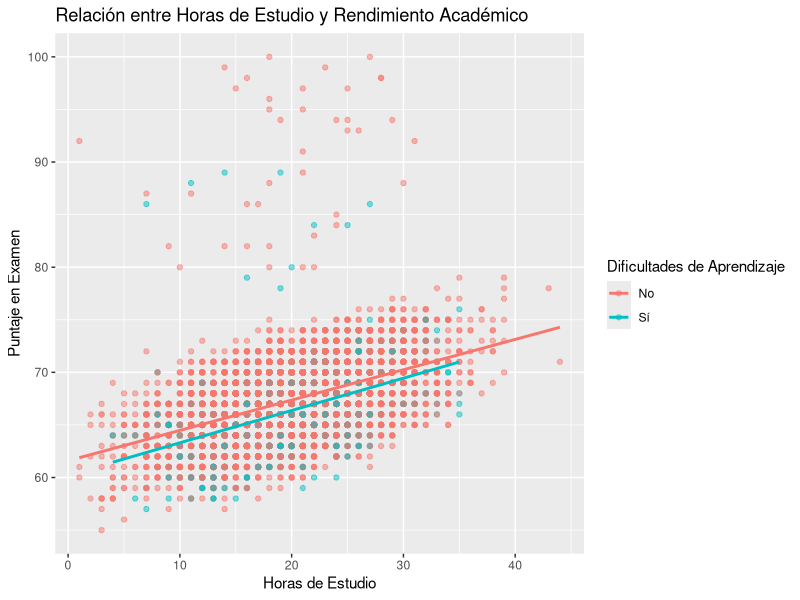
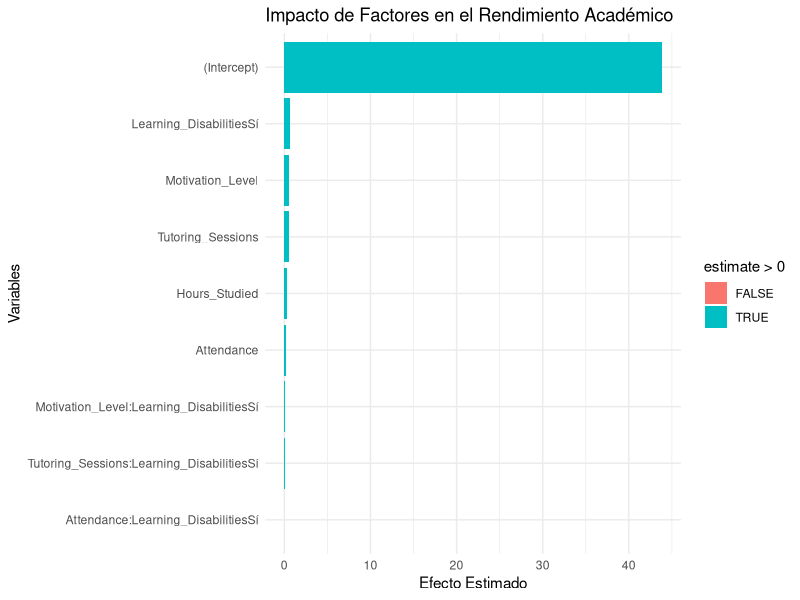
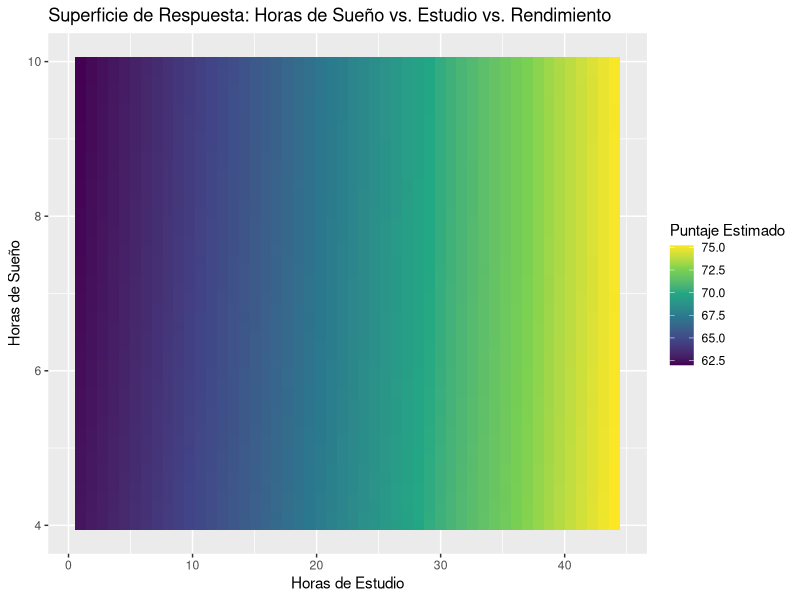
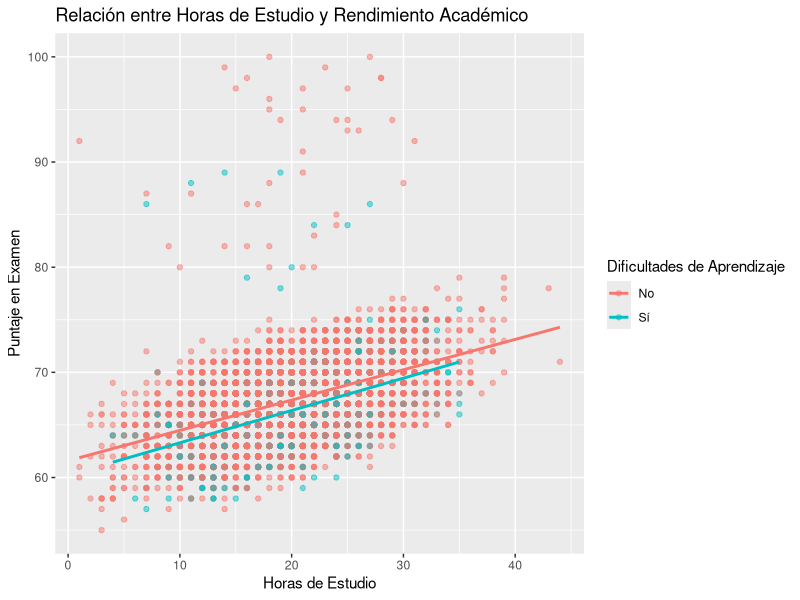
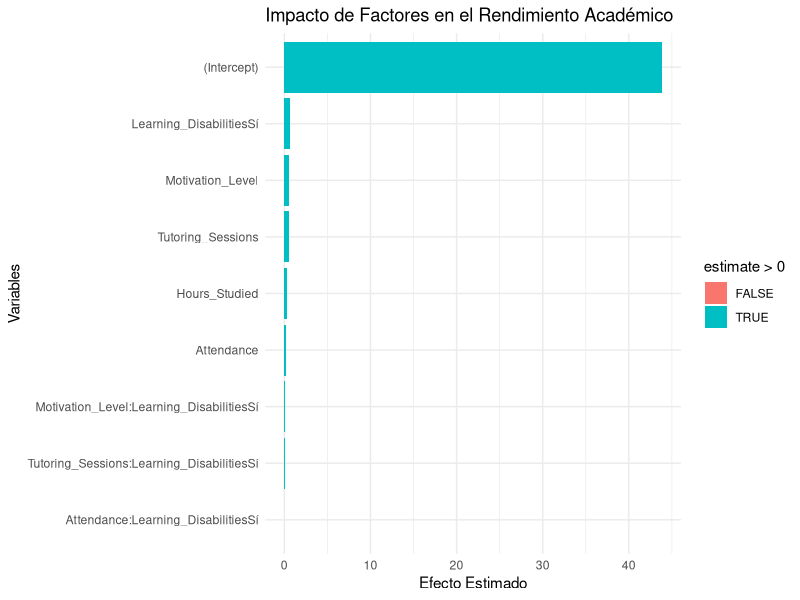
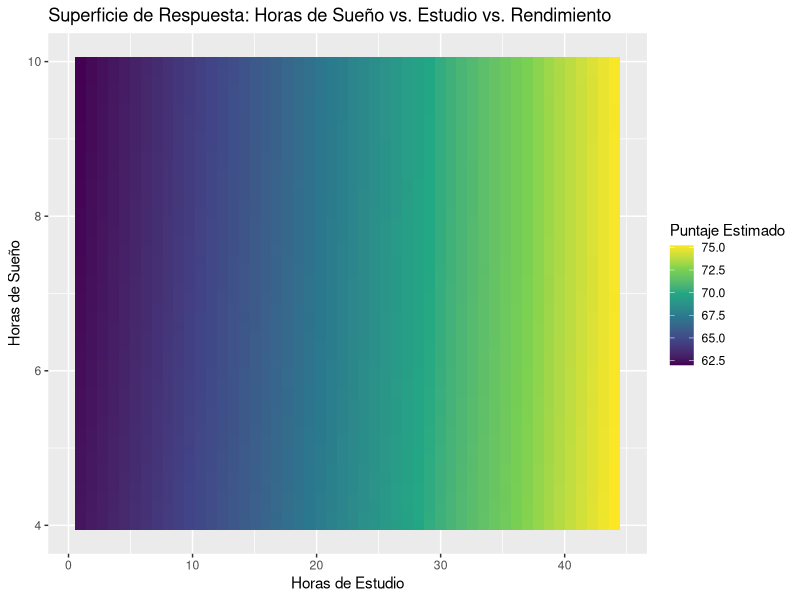

R code for these plots, in order:
## ---- chunk 1
# Cargar datos limpiados
df <- read.csv("data/df_cleaned.csv")

## ---- chunk 2
library(ggplot2)
library(dplyr)
library(lme4)

# Crear directorio para guardar imágenes
if (!dir.exists("individual_JoseMedina_files")) {
  dir.create("individual_JoseMedina_files")
}

# Ajustar modelo de regresión con interacción
modelo_interaccion <- lm(Exam_Score ~ Hours_Studied * Learning_Disabilities, data=df)
summary(modelo_interaccion)

# Modificar la variable para que en lugar de 0 y 1, muestre "No" y "Sí"
df$Learning_Disabilities <- factor(df$Learning_Disabilities, levels = c(0, 1), labels = c("No", "Sí"))

# Guardar y mostrar gráfico de interacción con etiquetas personalizadas
p1 <- ggplot(df, aes(x=Hours_Studied, y=Exam_Score, color=Learning_Disabilities)) +
  geom_point(alpha=0.5) +
  geom_smooth(method="lm", se=FALSE) +
  labs(title="Relación entre Horas de Estudio y Rendimiento Académico",
       x="Horas de Estudio",
       y="Puntaje en Examen",
       color="Dificultades de Aprendizaje")

# Guardar el gráfico
ggsave("individual_JoseMedina_files/interaction_study_disabilities.png", plot=p1, width=8, height=6)

# Mostrar el gráfico
print(p1)
## ---- chunk 3
modelo_factores <- lm(Exam_Score ~ Hours_Studied + Motivation_Level + Attendance + Tutoring_Sessions + Learning_Disabilities + 
                        Motivation_Level * Learning_Disabilities + Attendance * Learning_Disabilities + Tutoring_Sessions * Learning_Disabilities, data=df)

summary(modelo_factores)

# Guardar y mostrar gráfico de importancia de factores
library(ggplot2)
library(broom)

# Extraer coeficientes del modelo
effects <- tidy(modelo_factores)

p2 <- ggplot(effects, aes(x=reorder(term, estimate), y=estimate, fill=estimate > 0)) +
  geom_col() +
  coord_flip() +
  labs(title="Impacto de Factores en el Rendimiento Académico",
       x="Variables",
       y="Efecto Estimado") +
  theme_minimal()

ggsave("individual_JoseMedina_files/factor_importance.png", plot=p2, width=8, height=6)
print(p2)
## ---- chunk 4
library(ggplot2)
library(dplyr)
library(car)

# Cargar datos limpiados
df <- read.csv("data/df_cleaned.csv")

# Crear directorio para guardar imágenes
if (!dir.exists("individual_JoseMedina_files")) {
  dir.create("individual_JoseMedina_files")
}

# Ajustar modelo de regresión cuadrática para estudiar la relación
modelo_superficie <- lm(Exam_Score ~ poly(Hours_Studied, 2) + poly(Sleep_Hours, 2) + Hours_Studied:Sleep_Hours, data=df)
summary(modelo_superficie)
## ---- chunk 5
library(ggplot2)
library(reshape2)

# Generar datos para la superficie
grid <- expand.grid(
  Hours_Studied = seq(min(df$Hours_Studied), max(df$Hours_Studied), length.out=50),
  Sleep_Hours = seq(min(df$Sleep_Hours), max(df$Sleep_Hours), length.out=50)
)
grid$Predicted_Score <- predict(modelo_superficie, newdata=grid)

# Crear gráfico 2D de la superficie de respuesta
p_surface <- ggplot(grid, aes(x=Hours_Studied, y=Sleep_Hours, fill=Predicted_Score)) +
  geom_tile() +
  scale_fill_viridis_c() +
  labs(title="Superficie de Respuesta: Horas de Sueño vs. Estudio vs. Rendimiento",
       x="Horas de Estudio",
       y="Horas de Sueño",
       fill="Puntaje Estimado")

ggsave("individual_JoseMedina_files/response_surface.png", plot=p_surface, width=8, height=6)
print(p_surface)
## ---- chunk 6
# Encontrar combinación óptima
optimal_index <- which.max(grid$Predicted_Score)
optimal_values <- grid[optimal_index, ]
optimal_values
